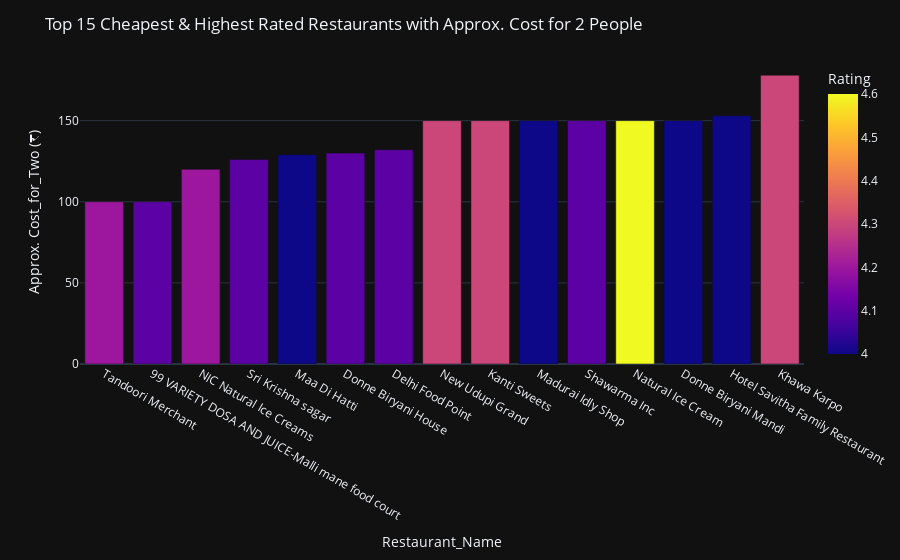

Notebook cell for this chart:
### Code cell
fig = px.bar(
    data_frame=df_Cheapest_Restaurants,
    x=df_Cheapest_Restaurants["Shop_Name"][0:15],
    y=df_Cheapest_Restaurants["Cost_for_Two"][0:15],
    color=df_Cheapest_Restaurants["Rating"][0:15],
    labels={
        "x": "Restaurant_Name",
        "y": "Approx. Cost_for_Two (₹)",
        "color": "Rating",
    }
)
fig.update_layout(
    template="plotly_dark",
    title="Top 15 Cheapest & Highest Rated Restaurants with Approx. Cost for 2 People",
)
#plt.savefig('Top15_Cheapest_but_highest_rated_Restaurants.png')
fig.show()

### Figure 1 — Plotly figure (JSON) as saved in the notebook; plotly's stock layout.template omitted (floating-point values rounded to 4 significant figures)
{"data": [{"alignmentgroup": "True", "hovertemplate": "Restaurant_Name=%{x}<br>Approx. Cost_for_Two (₹)=%{y}<br>Rating=%{marker.color}<extra></extra>", "legendgroup": "", "marker": {"color": [4.2, 4.1, 4.2, 4.1, 4, 4.1, 4.1, 4.3, 4.3, 4, 4.1, 4.6, 4, 4, 4.3], "coloraxis": "coloraxis", "pattern": {"shape": ""}}, "name": "", "offsetgroup": "", "orientation": "v", "showlegend": false, "textposition": "auto", "type": "bar", "x": ["Tandoori Merchant", "99 VARIETY DOSA AND JUICE-Malli mane food court", "NIC Natural Ice Creams", "Sri Krishna sagar", "Maa Di Hatti", "Donne Biryani House", "Delhi Food Point", "New Udupi Grand", "Kanti Sweets", "Madurai Idly Shop", "Shawarma Inc", "Natural Ice Cream", "Donne Biryani Mandi", "Hotel Savitha Family Restaurant", "Khawa Karpo"], "xaxis": "x", "y": [100, 100, 120, 126, 129, 130, 132, 150, 150, 150, 150, 150, 150, 153, 178], "yaxis": "y"}], "layout": {"autosize": true, "barmode": "relative", "coloraxis": {"colorbar": {"title": {"text": "Rating"}}, "colorscale": [[0, "#0d0887"], [0.1111, "#46039f"], [0.2222, "#7201a8"], [0.3333, "#9c179e"], [0.4444, "#bd3786"], [0.5556, "#d8576b"], [0.6667, "#ed7953"], [0.7778, "#fb9f3a"], [0.8889, "#fdca26"], [1, "#f0f921"]]}, "legend": {"tracegroupgap": 0}, "margin": {"t": 60}, "title": {"text": "Top 15 Cheapest & Highest Rated Restaurants with Approx. Cost for 2 People"}, "xaxis": {"anchor": "y", "autorange": true, "domain": [0, 1], "range": [-0.5, 14.5], "title": {"text": "Restaurant_Name"}, "type": "category"}, "yaxis": {"anchor": "x", "autorange": true, "domain": [0, 1], "range": [0, 187.4], "title": {"text": "Approx. Cost_for_Two (₹)"}, "type": "linear"}}}
